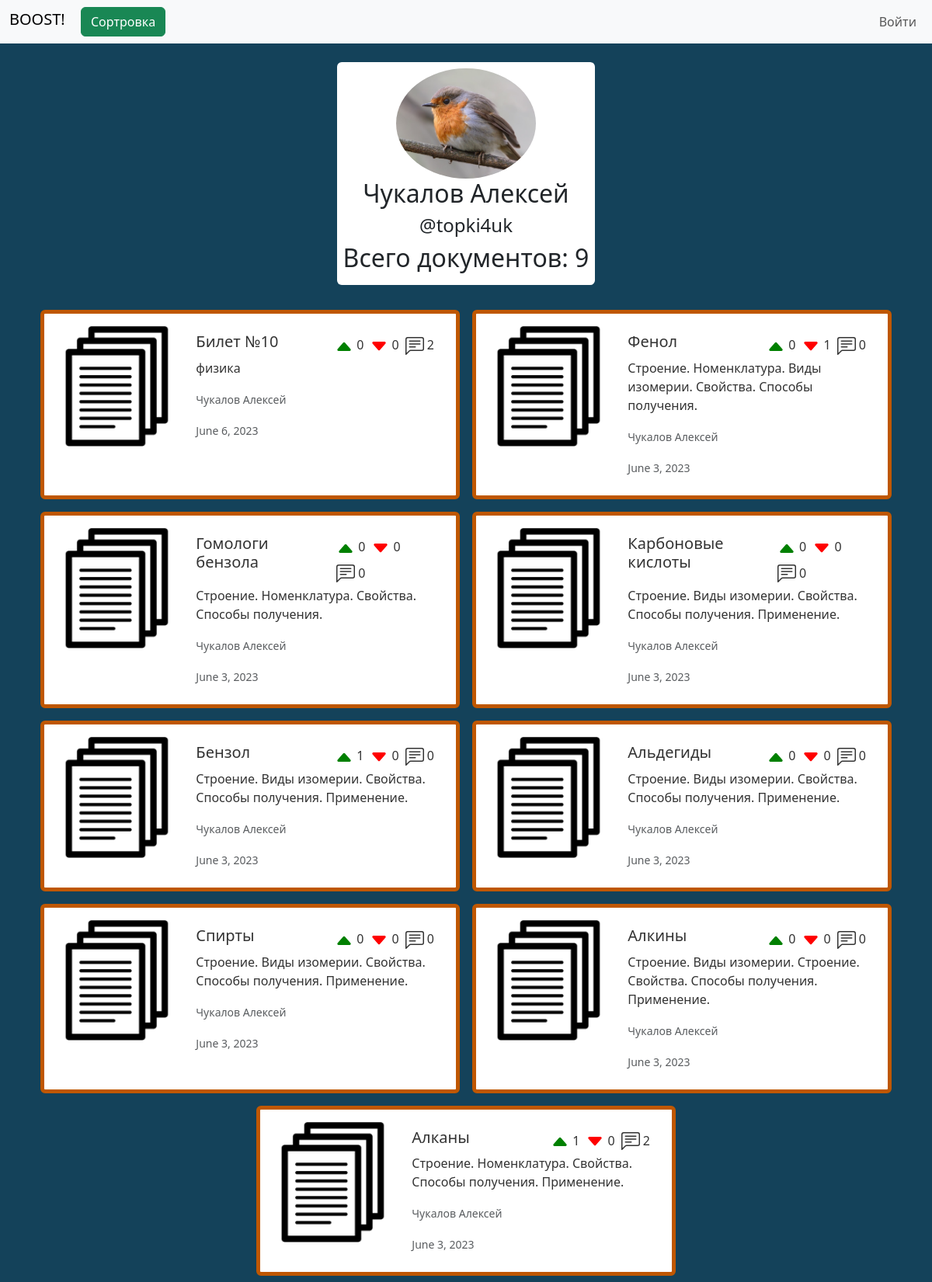
The app's page /id1/, older data.
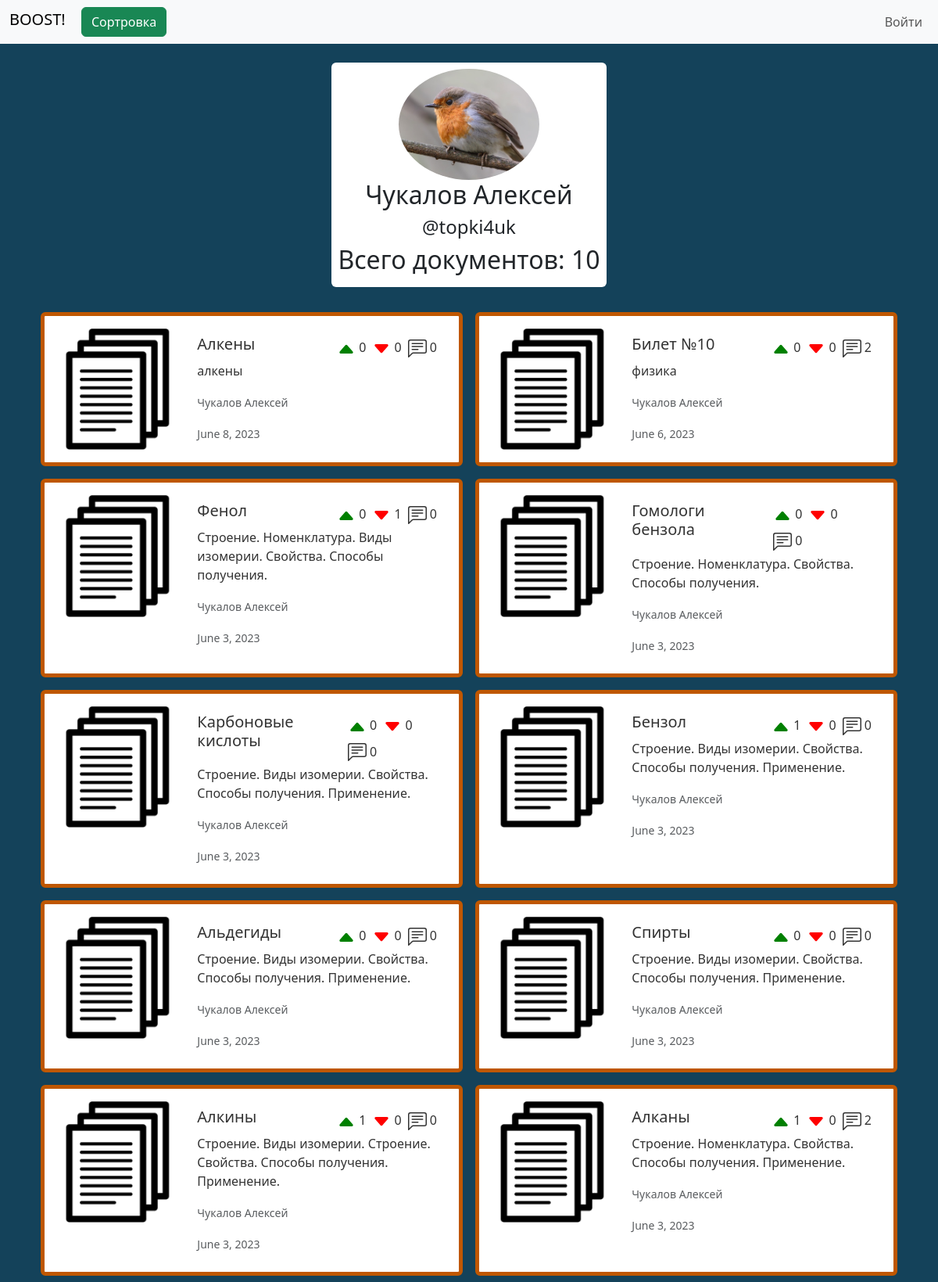
The same page, newer data.
### accounts/models.py (models this page shows, shortened)
class User (AbstractBaseUser):
    objects = UserManager()
    email = models.EmailField(
        verbose_name='email address',
        max_length=255,
        unique=True
    )
    username = models.CharField(
        verbose_name='username',
        max_length=30,
        unique=True
    )
    avatar = models.ImageField(
        verbose_name='Avatar',
        default='media/default_images/default_avatar.png',
        upload_to='media/',
        blank=False,
    )
    first_name = models.CharField(
        verbose_name='first name',
        max_length=30
    )
    last_name = models.CharField(
        verbose_name='last name',
        max_length=30
    )
    bookmarks = models.ManyToManyField(
        Doc,
        blank=True
    )
    is_active = models.BooleanField(default=True)
    staff = models.BooleanField(default=False)
    admin = models.BooleanField(default=False)
    USERNAME_FIELD = 'email'
    REQUIRED_FIELDS = ['username', 'first_name', 'last_name']
    def __str__(self):
        return f'{self.last_name} {self.first_name}'

### app/models.py (models this page shows, shortened)
class Doc (models.Model):
    title = models.CharField(max_length=255)
    description = models.CharField(max_length=511, blank=True)
    link = models.URLField(max_length=255, unique=True)
    path = models.CharField(max_length=127)
    preview = models.ImageField(
        upload_to='media/',
        blank=False,
        default='media/default_images/default_document.png'
    )
    likes = models.IntegerField(default=0)
    dislikes = models.IntegerField(default=0)
    comments = models.IntegerField(default=0)
    studies = models.ManyToManyField(Study)
    subjects = models.ManyToManyField(Subject)
    author = models.ForeignKey(User, on_delete=models.CASCADE)
    date = models.DateField()

### app/views.py (the view)
# urls.py: path('id<int:pk>/', views.profile, name='profile'),
def profile(request, pk):
    context = {}
    user_profile = User.objects.get(pk=pk)
    docs = Doc.objects.filter(
        author=user_profile
    )
    if request.GET.get('drop'):
        return redirect(f'/id{request.user.pk}')
    sort_docs = SortDocs(request)
    sort_docs.convert()
    docs = sort_docs.make_request(docs)
    context['sort_form'] = TagsSortForm(
        initial={
            'studies': sort_docs.studies,
            'sort_type': sort_docs.sort_type_get,
            'subjects': sort_docs.subjects,
        }
    )
    context['search_form'] = SearchForm(
        initial={
            'q': sort_docs.search
        }
    )
    context['user_profile'] = user_profile
    context['docs'] = docs
    context['has_docs'] = True
    return render(request, 'profile.html', context)

### app/sort_docs.py (called while the page is built, shortened)
    def convert(self):
        if self.sort_type_get:
            self.sort_type = self.SORT_TYPES[int(self.sort_type_get) - 1]
        else:
            self.sort_type = '-pk'
        if self.subjects:
            self.query_subjects = Q(subjects__in=self.subjects)
        if self.studies:
            self.query_studies = Q(studies__in=self.studies)

    def make_request(self, docs=Doc.objects.all()):
        docs = docs.filter(
            self.query_subjects & self.query_studies & (self.query_title | self.query_description)
        ).order_by(self.sort_type)
        return docs

### app/tags.py (called while the page is built)
    def __str__(self):
        return self.name

    def __str__(self):
        return self.level

### app/templates/profile.html (shortened to what this page needs)
<!DOCTYPE html>
{% load static %}
<html lang="en">
<head>
    <link rel="stylesheet" href="{% static 'bootstrap.min.css' %}">
    <link rel="stylesheet" href="{% static 'styles/profile.css' %}">
    <link rel="stylesheet" href="{% static 'styles/main.css' %}">
</head>
<body>
    <header class="mb-4">
        {% include 'menu.html' %}
    </header>
    <main>
        <section class="d-flex justify-content-center">
            <section class="d-flex align-items-center flex-column mb-4 p-2 bg-body rounded">
                <img class="rounded-circle" id="avatar" src="{{user_profile.avatar.url}}" alt="">
                <h2 class="text-center">{{user_profile}}</h2>
                <h4 class="text-center">@{{user_profile.username}}</h4>
                <h2>Всего документов: {{docs.count}}</h2>
            </section>
        </section>
            <section class="d-flex justify-content-center flex-wrap">
                {% for doc in docs %}
                    <div class="cardDoc card border-5 m-2 p-2" style="max-width: 540px;">
                        <a href="/document{{doc.pk}}" class="cardLink">
                        <div class="row g-0">
                        <div class="col-md-4 p-2 align-bottom">
                            <img src="{{doc.preview.url}}" class="img-fluid rounded-start" alt="">
                        </div>
                            <div class="col-md-8">
                                <div class="card-body">
                                    <div class="d-flex justify-content-between">
                                        <h5 class="card-title">{{doc.title}}</h5>
                                        <div class="d-flex flex-wrap">
                                            <p class="m-1">{% include 'note_icons/caret_up_fill.html' %} {{doc.likes}}</p>
                                            <p class="m-1">{% include 'note_icons/caret_down_fill.html' %} {{doc.dislikes}}</p>
                                            <p class="m-1">{% include 'note_icons/comment.html' %} {{doc.comments}}</p>
                                        </div>
                                    </div>
                                        <p class="card-text">{{doc.description}}</p>
                                        <p class="card-text"><small class="text-body-secondary">{{doc.author}}</small></p>
                                        <p class="card-text"><small class="text-body-secondary">{{doc.date}}</small></p>
                                    </div>
                                </div>
                            </div>
                        </a>
                        </div>
                {% endfor %}
            </section>
    </main>
</body>
</html>

### app/templates/menu.html (shortened to what this page needs)
<nav class="navbar navbar-expand-lg bg-body-tertiary">
        <div class="container-fluid">
          <div>
            {% if request.path == '/' %}
          <a class="navbar-brand" href="#">BOOST!</a>
          {% else %}
          <a class="navbar-brand" href="/">BOOST!</a>
          {% endif %}
          {% if has_docs %}
            <button type="button" class="btn btn-success" data-bs-toggle="modal" data-bs-target="#staticBackdrop">
              Сортровка
            </button>
            {% endif %}
          </div>
            <div class="d-flex justify-content-end">
          <div class="collapse navbar-collapse" id="navbarNavDropdown">
            <ul class="navbar-nav">
              {% if request.user.is_authenticated %}
                <li class="nav-item">
                  <a class="nav-link" href="/create">Добавить</a>
                </li>
              <div class="dropdown-center">
                <li class="nav-item dropdown">
                  <a class="nav-link dropdown-toggle" href="#" role="button" data-bs-toggle="dropdown" aria-expanded="false">
                    {{request.user}}
                  </a>
                    <ul class="dropdown-menu">
                    <li><a class="dropdown-item" href="/id{{request.user.pk}}">Аккаунт</a></li>
                      <li><a class="dropdown-item" href="/bookmarks">Закладки</a></li>
                    <li><a class="dropdown-item" href="/logout">Выйти</a></li>
                  </ul>
                </li>
              </div>
              {% else %}
              <li class="nav-item">
                <a class="nav-link" href="/login">Войти</a>
              </li>
              {% endif %}
            </ul>
            </div>
          </div>
        </div>
      </nav>

### app/templates/note_icons/caret_up_fill.html
<svg xmlns="http://www.w3.org/2000/svg" width="24" height="24" fill="currentColor" class="bi bi-caret-up-fill" viewBox="0 0 16 16">
  <g color="green">
    <path d="m7.247 4.86-4.796 5.481c-.566.647-.106 1.659.753 1.659h9.592a1 1 0 0 0 .753-1.659l-4.796-5.48a1 1 0 0 0-1.506 0z"/>
  </g>
</svg>

### app/templates/note_icons/caret_down_fill.html
<svg xmlns="http://www.w3.org/2000/svg" width="24" height="24" fill="currentColor" class="bi bi-caret-down-fill" viewBox="0 0 16 16">
  <g color="red">
    <path d="M7.247 11.14 2.451 5.658C1.885 5.013 2.345 4 3.204 4h9.592a1 1 0 0 1 .753 1.659l-4.796 5.48a1 1 0 0 1-1.506 0z"/>
  </g>
</svg>

### static/styles/profile.css (style rules this page uses)
#avatar { width: 15vw; max-height: 15vw; }

### static/styles/main.css (style rules this page uses)
body { background-color: #14425A; }
.cardDoc { border-color: #BF5700; }
.cardLink { text-decoration: none; color: #333333; }
img { width: 100%; }

Row changes from the older to the newer data that the page shows:
added Doc: preview (placeholder picture), title "Алкены", likes "0", dislikes "0", comments "0", description "алкены", author "Чукалов Алексей", date "June 8, 2023"
changed Doc "Алкины": likes "0" → "1"
Text that changed along with them:
{{ docs.count }}: "9" → "10"
